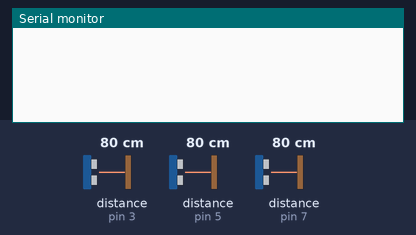
A sketch run on a simulated Arduino Uno, built with avr-gcc and run on an emulated ATmega328P. On the bench: the last lines printed to the serial monitor. The inputs (shaded band) are chosen by the test bench; at power-on: distance to the obstacle (sensors on pin 3, pin 5, pin 7) 80 cm. The echo pulse lasts 58.3 µs per cm.

Above: at 1.2 s.
1.3 s: distance to the obstacle (sensor on pin 3) set to 2 cm
At 1.42 s:
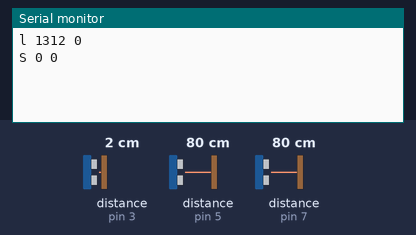
2.9 s: distance to the obstacle (sensor on pin 5) set to 2 cm
At 2.97 s:
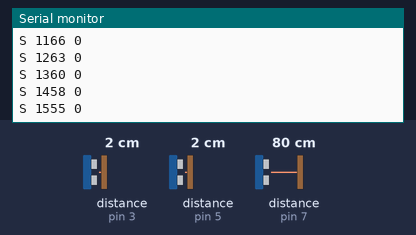
4.6 s: distance to the obstacle (sensor on pin 3) set to 4 cm
At 5.1 s:
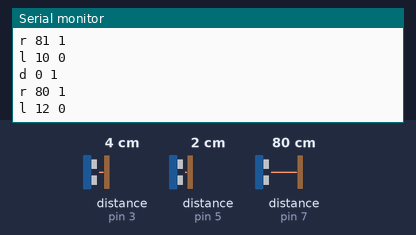
6.3 s: distance to the obstacle (sensor on pin 5) set to 4 cm
At 6.8 s:
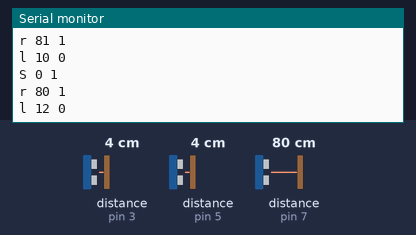
7.8 s: distance to the obstacle (sensor on pin 5) set to 9 cm
At 8.6 s:
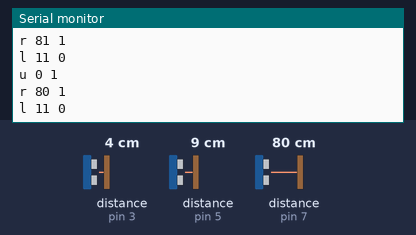
9.5 s: distance to the obstacle (sensor on pin 7) set to 35 cm
At 10.1 s:
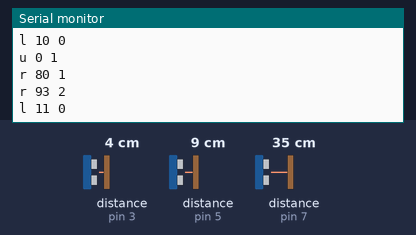
Timing chart, 0 to 12.5 s (numbered marks = the images above; inputs shaded):
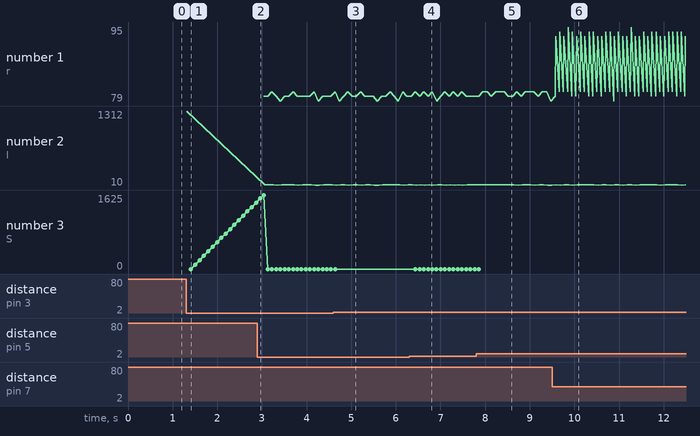

Measured:
- after the input at 1.3 s, the serial monitor: prints a new line at once (image 1)
- after the input at 4.6 s, the serial monitor: prints a new line after 0.14 s (image 3)
- after the input at 7.8 s, the serial monitor: prints a new line after 0.15 s (image 5)
- after the input at 9.5 s, the serial monitor: prints a new line after 0.08 s (image 6)
- plotted number 1: 79 → 94 after the input at 9.5 s
- plotted number 2: 1312 → 12 after the input at 2.9 s

The sketch:

gesture_recognize_724.ino
```cpp
#include <NewPing.h>


#define TRIGGER_PIN  4
#define ECHO_PIN     5
#define MAX_DISTANCE 60


// UltraSonic Sensor interfacing to Arduino .
int triggerPins[3] = {2, 4, 6};
int echoPins[3] = {3, 5, 7};
int buzzer = 8;
int duration;  int distance;
int stopDuration;
int s2Cnt = 0;
int valCnt = 0;
int sensor;
int lastSensor = 1;  int lastDistance = 0;
long startTime;                    // start time for stop watch
long elapsedTime;                  // elapsed time for stop watch
bool goingUp, goingDown, isStop = false;

long upStart, downStart, stopStart;
int upTimer = 0;
int downTimer = 0;
int stopTimer = 0;
int upCount = 0;
int downCount = 0;
int stopCount = 0;

boolean actionStart = false;
String lastAction;
int upCnt = 0;
int downCnt = 0;
int rightCnt = 0;
int leftCnt = 0;

int upDistance = 0;
int downDistance = 0;

NewPing sonar[3] = {NewPing (triggerPins[0], echoPins[0], MAX_DISTANCE),
                    NewPing (triggerPins[1], echoPins[1], MAX_DISTANCE),
                    NewPing (triggerPins[2], echoPins[2], MAX_DISTANCE)
                   };


void setup() {

  Serial.begin(115200); //we'll start serial comunication, so we can see the distance on the serial monitor Serial.println("Tech Ponder's UltraSonic Sensor Tutorial");


}

void printAction(String action, long duration, int sensor) {
  Serial.print(action);
  Serial.print(" ");  Serial.print(duration);
  Serial.print(" ");  Serial.print(sensor);
  Serial.println();
}

void printUpDown(String action, long duration, int sensor) {
  Serial.print(action);
  Serial.print(" ");  Serial.print(duration);
  Serial.print(" ");  Serial.print(sensor);
  Serial.println();
}

void loop() {
  //Serial.println(lastSensor);
  if (!actionStart) {
    startTime = millis();
    actionStart = true;
  }
  //delay(100);

  for (int i = 0; i < 3; i++) {
    //    duration = sonar[i].ping_median(5);
    //    distance = sonar[i].convert_cm(duration); //transforming the number to cm(if you want inches, you have to change the 29.1 with a suitable
    delay(10);

    if (i == 0 || i == 2) {
      duration = sonar[i].ping();
      distance = duration / US_ROUNDTRIP_CM; //transforming the number to cm(if you want inches, you have to change the 29.1 with a suitable
    }
    else if (i == 1) {
      duration = sonar[i].ping_median(3);
      distance = sonar[i].convert_cm(duration);
    }

    sensor = i;


    if (distance < 60 && distance > 0) {        // for up and down motion

      if (sensor == 1) {

        if (abs(lastDistance - distance) >= 2) {
          if (lastDistance < distance ) {  //going up
            if (goingUp == false) {
              //reset starttime
              upStart = millis();
            }

            goingUp = true;
            goingDown = false;
            isStop = false;
            if (goingUp == true) {
              upTimer = millis() - upStart;
            }

            elapsedTime = millis() - startTime;
            //Serial.print(sensor);
            // Serial.println(" sensor");
            printUpDown("u", upTimer, i);
            // actionStart = false;
          }

          else if (lastDistance > distance) { //going down
            if (goingDown == false) {
              downStart = millis();
            }
            goingUp = false;
            goingDown = true;
            isStop = false;
            if (goingDown == true) {
              downTimer = millis() - downStart;
            }
            elapsedTime = millis() - startTime;
            printUpDown("d", downTimer, i);
            //actionStart = false;
          }
        }
        else if (abs(lastDistance - distance) <= 2) {
          if (isStop == false) {
            stopStart = millis();
          }
          goingUp = false;
          goingDown = false;
          isStop = true;
          if (isStop == true) {
            stopTimer = millis() - stopStart;
          }

          printAction("S", stopTimer, i);
          //actionStart = false;
        }
        actionStart = false;


      }

      else if (sensor == lastSensor && sensor != 1) {
        if (isStop == false) {
          stopStart = millis();
          isStop = true;
        }
        if (isStop == true) {
          stopTimer = millis() - stopStart;
        }
        printAction("S", stopTimer, i);
        actionStart = false;
      }

       if (sensor != lastSensor ) {  //sensor changed

        isStop = false;
        goingUp = false;
        goingDown = false;
        if (lastSensor > sensor) { //going left
          elapsedTime = millis() - startTime;
         // if (elapsedTime < 3000) {
            printAction("l", elapsedTime, i);
            actionStart = false;
         // }
        }

        else if (lastSensor < sensor) { //going right
          elapsedTime = millis() - startTime;
         // if (elapsedTime < 3000) {
            printAction("r", elapsedTime, i);
            actionStart = false;
          //}
        }
        //Serial.println("changing last sensor");
        lastSensor = sensor;       //update the lastSensor value
      }

      lastDistance = distance;
    }


  }

}
```
